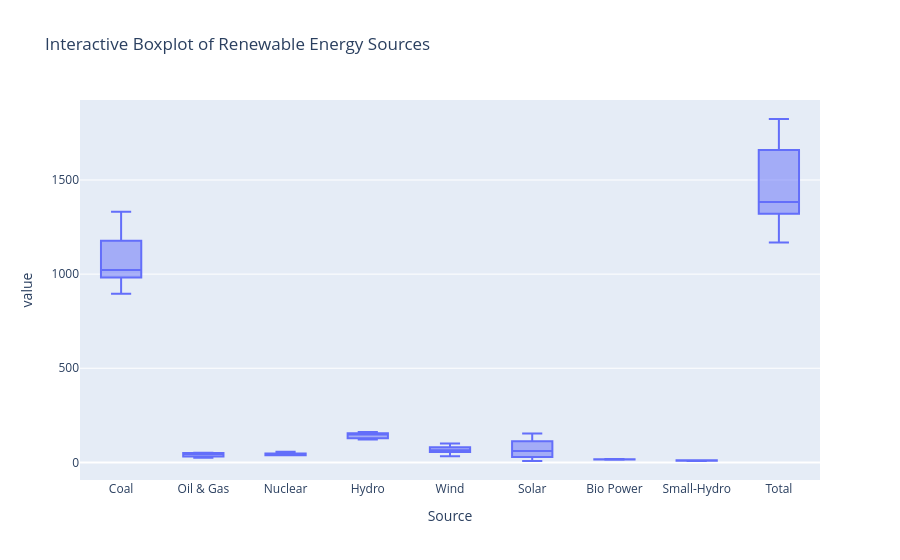

Write notebook code for a chart like this one.
### Code cell
import plotly.express as px

num_df = df.select_dtypes(include="number")

fig = px.box(
    num_df,
    title="Interactive Boxplot of Renewable Energy Sources",
)

fig.show()

### Figure 1 — Plotly figure (JSON) as saved in the notebook; plotly's stock layout.template omitted (floating-point values rounded to 4 significant figures)
{"data": [{"alignmentgroup": "True", "hovertemplate": "Source=%{x}<br>value=%{y}<extra></extra>", "legendgroup": "", "marker": {"color": "#636efa"}, "name": "", "notched": false, "offsetgroup": "", "orientation": "v", "showlegend": false, "type": "box", "x": ["Coal", "Coal", "Coal", "Coal", "Coal", "Coal", "Coal", "Coal", "Coal", "Coal", "Coal", "Oil & Gas", "Oil & Gas", "Oil & Gas", "Oil & Gas", "Oil & Gas", "Oil & Gas", "Oil & Gas", "Oil & Gas", "Oil & Gas", "Oil & Gas", "Oil & Gas", "Nuclear", "Nuclear", "Nuclear", "Nuclear", "Nuclear", "Nuclear", "Nuclear", "Nuclear", "Nuclear", "Nuclear", "Nuclear", "Hydro", "Hydro", "Hydro", "Hydro", "Hydro", "Hydro", "Hydro", "Hydro", "Hydro", "Hydro", "Hydro", "Wind", "Wind", "Wind", "Wind", "Wind", "Wind", "Wind", "Wind", "Wind", "Wind", "Wind", "Solar", "Solar", "Solar", "Solar", "Solar", "Solar", "Solar", "Solar", "Solar", "Solar", "Solar", "Bio Power", "Bio Power", "Bio Power", "Bio Power", "Bio Power", "Bio Power", "Bio Power", "Bio Power", "Bio Power", "Bio Power", "Bio Power", "Small-Hydro", "Small-Hydro", "Small-Hydro", "Small-Hydro", "Small-Hydro", "Small-Hydro", "Small-Hydro", "Small-Hydro", "Small-Hydro", "Small-Hydro", "Small-Hydro", "Total", "Total", "Total", "Total", "Total", "Total", "Total", "Total", "Total", "Total", "Total"], "x0": " ", "xaxis": "x", "y": [896.3, 944.0, 986.6, 1022.0, 994.2, 981.4, 1079.0, 1182.0, 1295.0, 1332.0, 1162.0, 47.5, 49.5, 50.6, 50.0, 48.61, 51.07, 36.13, 24.11, 31.7, 32.02, 24.83, 37.4, 37.9, 38.3, 37.8, 46.38, 43.03, 47.11, 45.86, 47.94, 56.68, 50.07, 121.4, 122.4, 126.1, 134.9, 156.0, 150.3, 151.6, 162.1, 134.1, 148.6, 157.7, 33.0, 46.0, 52.7, 62.0, 64.64, 60.15, 68.64, 71.81, 83.39, 83.35, 100.2, 7.4, 13.5, 25.9, 39.3, 50.1, 60.4, 73.48, 102.0, 116.0, 144.2, 153.9, 16.95, 14.44, 15.61, 16.75, 14.21, 16.44, 18.32, 18.55, 16.99, 15.94, 14.06, 8.4, 7.9, 7.7, 8.7, 9.37, 10.26, 10.46, 11.17, 9.49, 11.57, 11.02, 1168.0, 1236.0, 1304.0, 1372.0, 1383.0, 1373.0, 1484.0, 1618.0, 1734.0, 1824.0, 1674.0], "y0": " ", "yaxis": "y"}], "layout": {"boxmode": "group", "legend": {"tracegroupgap": 0}, "title": {"text": "Interactive Boxplot of Renewable Energy Sources"}, "xaxis": {"anchor": "y", "domain": [0, 1], "title": {"text": "Source"}}, "yaxis": {"anchor": "x", "domain": [0, 1], "title": {"text": "value"}}}}
